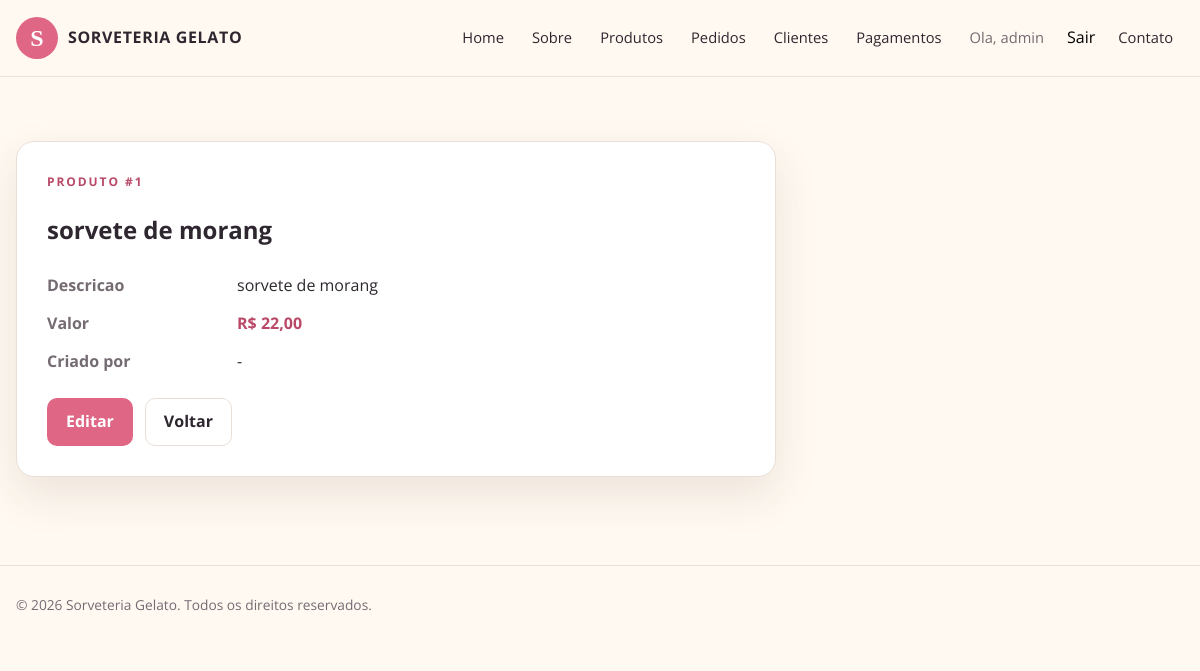
Screenshot of /produtos/1/ (signed in) with the database file from the repository.
### produtos/models.py (models this page shows, shortened)
class Produto(models.Model):
    descricao = models.CharField(max_length=255)
    valor = models.DecimalField(max_digits=10, decimal_places=2)
    criado_por = models.ForeignKey(User, on_delete=models.SET_NULL, null=True, blank=True)
    class Meta:
        verbose_name = 'Produto'
        verbose_name_plural = 'Produtos'

### produtos/views.py (the view)
# urls.py: path('<int:pk>/', views.detalhe_produto, name='detalhe_produto'),
@login_required
@permission_required('produtos.view_produto', raise_exception=True)
def detalhe_produto(request, pk):
    produto = get_object_or_404(Produto, pk=pk)
    return render(request, 'produtos/detalhe_produto.html', {'produto': produto})

### templates/produtos/detalhe_produto.html (shortened to what this page needs)
{% extends 'base.html' %}
{% block content %}<main class="page-shell"><div class="container"><section class="detail-card"><span class="section-kicker">Produto #{{ produto.pk }}</span><h1>{{ produto.descricao }}</h1><dl class="detail-list"><dt>Descricao</dt><dd>{{ produto.descricao }}</dd><dt>Valor</dt><dd class="price">R$ {{ produto.valor }}</dd><dt>Criado por</dt><dd>{{ produto.criado_por|default:'-' }}</dd></dl><div class="form-actions">{% if perms.produtos.change_produto %}<a href="{% url 'editar_produto' produto.pk %}" class="btn-app">Editar</a>{% endif %}<a href="{% url 'lista_produtos' %}" class="btn-app-secondary">Voltar</a></div></section></div></main>{% endblock %}

### templates/base.html (shortened to what this page needs)
{% load static %}
<!DOCTYPE html>
<html lang="pt-br">
<head>
    <link rel="stylesheet" href="{% static 'css/app.css' %}">
</head>
<body class="site-body">
    <header class="site-header">
        <div class="container site-nav">
            <a class="brand" href="{% url 'home' %}">
                <span class="brand-mark">S</span>
                <span class="brand-name">SORVETERIA GELATO</span>
            </a>
            <nav id="site-navigation" class="nav-links" aria-label="Navegacao principal">
                <a href="{% url 'home' %}">Home</a>
                <a href="{% url 'about' %}">Sobre</a>
                <a href="{% url 'lista_produtos' %}">Produtos</a>
                {% if user.is_authenticated %}
                    {% if perms.pedidos.change_pedidos %}
                        <a href="{% url 'lista_pedidos' %}">Pedidos</a>
                    {% else %}
                        <a href="{% url 'criar_pedido' %}">Pedidos</a>
                    {% endif %}
                    {% if perms.pessoa.view_pessoa %}<a href="{% url 'lista_pessoas' %}">Clientes</a>{% endif %}
                    {% if perms.pagamentos.view_pagamento %}<a href="{% url 'lista_pagamentos' %}">Pagamentos</a>{% endif %}
                    <span class="nav-user">Ola, {{ user.username }}</span>
                    <form method="post" action="{% url 'logout' %}">
                        <button type="submit" class="nav-logout">Sair</button>
                    </form>
                {% else %}
                    <a href="{% url 'login' %}">Entrar</a>
                {% endif %}
                <a href="{% url 'contact' %}">Contato</a>
            </nav>
        </div>
    </header>
    {% block content %}
    {% endblock %}
    <footer class="site-footer">
        <div class="container">
            <p>© {% now "Y" %} Sorveteria Gelato. Todos os direitos reservados.</p>
        </div>
    </footer>
</body>
</html>

### static/css/app.css (style rules this page uses)
:root { --ink: #2f2730; --muted: #756b73; --cream: #fff9f1; --paper: #ffffff; --rose: #df6684; --rose-dark: #b94967; --peach: #f7c6a4; --mint: #d9efe5; --line: #eadfd8; --shadow: 0 18px 45px rgba(77, 45, 39, 0.1); --radius: 18px; --max-width: 1180px; }
*, *::before, *::after { box-sizing: border-box; }
html { min-width: 320px; scroll-behavior: smooth; }
body.site-body { margin: 0; color: var(--ink); background: var(--cream); font-family: "Open Sans", "Segoe UI", sans-serif; line-height: 1.6; }
a { color: var(--rose-dark); text-decoration: none; }
button, input, textarea, select { font: inherit; }
.container { width: min(100% - 32px, var(--max-width)); margin-inline: auto; }
.site-header { position: sticky; top: 0; z-index: 20; background: rgba(255, 249, 241, 0.94); border-bottom: 1px solid rgba(234, 223, 216, 0.9); backdrop-filter: blur(14px); }
.site-nav { min-height: 76px; display: flex; align-items: center; justify-content: space-between; gap: 24px; }
.brand { display: inline-flex; align-items: center; gap: 10px; color: var(--ink); font-weight: 700; }
.brand-mark { display: grid; place-items: center; width: 42px; height: 42px; border-radius: 50%; background: var(--rose); color: #fff; font-family: Georgia, serif; font-size: 24px; }
.brand-name { letter-spacing: .04em; }
.nav-links { display: flex; align-items: center; justify-content: flex-end; gap: 6px; list-style: none; margin: 0; padding: 0; }
.nav-links a, .nav-links .nav-user { display: inline-flex; align-items: center; min-height: 40px; padding: 7px 11px; border-radius: 9px; color: var(--ink); font-size: .92rem; }
.nav-links .nav-user { color: var(--muted); }
.nav-links form { margin: 0; }
.nav-links .nav-logout { border: 0; background: transparent; cursor: pointer; }
.page-shell { padding: 64px 0 88px; }
.eyebrow, .section-kicker { display: block; margin: 0 0 12px; color: var(--rose-dark); font-size: .75rem; font-weight: 700; letter-spacing: .16em; text-transform: uppercase; }
.hero-actions, .toolbar, .form-actions { display: flex; flex-wrap: wrap; align-items: center; gap: 12px; }
.btn-app, .btn-app-secondary { display: inline-flex; align-items: center; justify-content: center; min-height: 44px; padding: 10px 18px; border: 1px solid transparent; border-radius: 10px; font-weight: 700; cursor: pointer; }
.btn-app { background: var(--rose); color: #fff; }
.btn-app-secondary { background: #fff; border-color: var(--line); color: var(--ink); }
.feature-card, .service-card, .content-card, .table-card, .form-card, .detail-card { background: var(--paper); border: 1px solid var(--line); border-radius: var(--radius); box-shadow: var(--shadow); }
.price { color: var(--rose-dark); font-weight: 700; white-space: nowrap; }
.detail-card { max-width: 760px; padding: 30px; }
.detail-list { display: grid; grid-template-columns: 170px 1fr; gap: 12px 20px; margin: 24px 0; }
.detail-list dt { color: var(--muted); font-weight: 700; }
.detail-list dd { margin: 0; }
.site-footer { padding: 28px 0; border-top: 1px solid var(--line); color: var(--muted); font-size: .86rem; }
.site-footer p { margin: 0; }

### rows the page displays
Produto: pk "1", descricao "sorvete de morang", valor "22,00", criado_por "-"

### other values shown
{{ user.username }} "admin"
